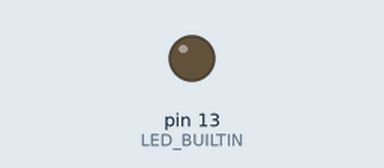
Recording of a sketch running on a simulated Arduino Uno, built with avr-gcc and run on an emulated ATmega328P. Parts: output pins drawn as LEDs (lit = HIGH). Dashed ring = blinking.

Above: at 1.0 s.
At 2.5 s:
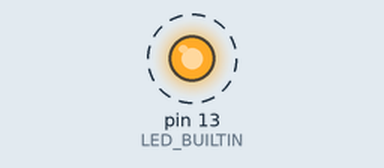
Timing chart, 0 to 4.6 s (numbered marks = the images above):
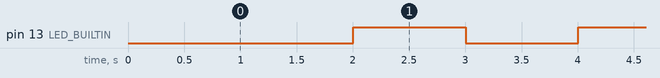

Measured:
- by itself, pin 13 (LED_BUILTIN): alternates HIGH for 1.0 s and LOW for 1.0 s

The sketch:

CodigoTilin2.ino
```cpp
void setup() {
  // put your setup code here, to run once:
pinMode(LED_BUILTIN, OUTPUT);
}

void loop()
{
 static uint32_t previousTime = 0;
 static bool ledState = true;

 uint32_t currentTime = millis();

 if((currentTime - previousTime) > 1000)
 {
  previousTime = currentTime;
  ledState = !ledState;
  digitalWrite(LED_BUILTIN, ledState);
 }
}
```
